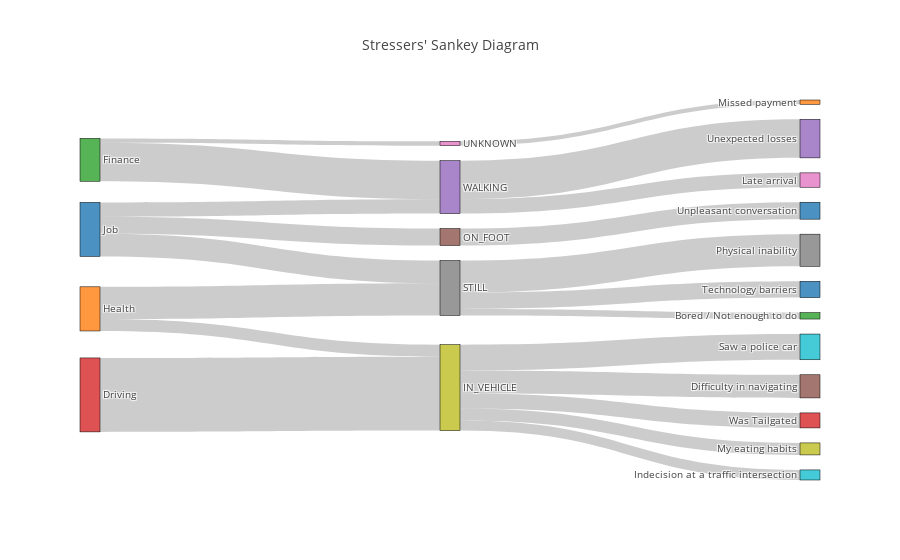

Notebook code cell kept with this figure:
### Code cell
ds.plot_stress_sankey(cat_cols=["stresser_main","activity","stresser_sub"])

### Figure 1 — Plotly figure (JSON) as saved in the notebook; plotly's stock layout.template omitted (floating-point values rounded to 4 significant figures)
{"data": [{"link": {"source": [3, 2, 2, 1, 1, 8, 8, 8, 8, 8, 0, 0, 0, 5, 7, 7, 7, 6, 4, 4], "target": [8, 6, 4, 8, 7, 15, 9, 18, 19, 13, 5, 7, 4, 10, 12, 17, 20, 11, 16, 14], "value": [3.45, 0.2, 1.8, 0.56, 1.5, 1.08, 0.47, 0.56, 1.2, 0.7, 0.79, 1.06, 0.67, 0.79, 0.3, 1.5, 0.76, 0.2, 0.67, 1.8]}, "node": {"label": ["Job", "Health", "Finance", "Driving", "WALKING", "ON_FOOT", "UNKNOWN", "STILL", "IN_VEHICLE", "Indecision at a traffic intersection", "Unpleasant conversation", "Missed payment", "Bored / Not enough to do", "Was Tailgated", "Unexpected losses", "Difficulty in navigating", "Late arrival", "Physical inability", "My eating habits", "Saw a police car", "Technology barriers"], "line": {"color": "black", "width": 0.5}, "pad": 15, "thickness": 20}, "type": "sankey"}], "layout": {"autosize": true, "font": {"size": 10}, "title": {"text": "Stressers' Sankey Diagram"}}}
